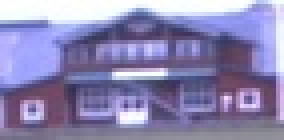
#> input picture NEW_Phenocam_Processing_PY_codes/pictures/Röbäcksdalen_matching3.jpg, 71 x 35 px, shrunk from 217 x 107 before the run, found by its file name (shown 4 times larger)
$ python phenocam_correction.py
#> lines starting #> are read from the running program, lines starting #| are printed output that depends on the picture; long printed decimals are rounded
# coding=utf-8


import numpy as np
from scipy.signal import fftconvolve
from PIL import Image
from PIL import ImageFile
ImageFile.LOAD_TRUNCATED_IMAGES = True
from cv2 import cv2
import matplotlib.pyplot as plt
import matplotlib.patches as patches

def main():

    #Loading image
    template = np.asarray(Image.open("NEW_Phenocam_Processing_PY_codes\pictures\Röbäcksdalen_matching3.jpg"))
#> template is the input picture: shape (35, 71, 3); mean R, G, B 140.5, 134.7, 178.4
    image = np.asarray(Image.open("NEW_Phenocam_Processing_PY_codes\pictures\Röbäcksdalen\SWE-RBD-RBD-AGR-P02_2019-04-17T1330.jpg"))
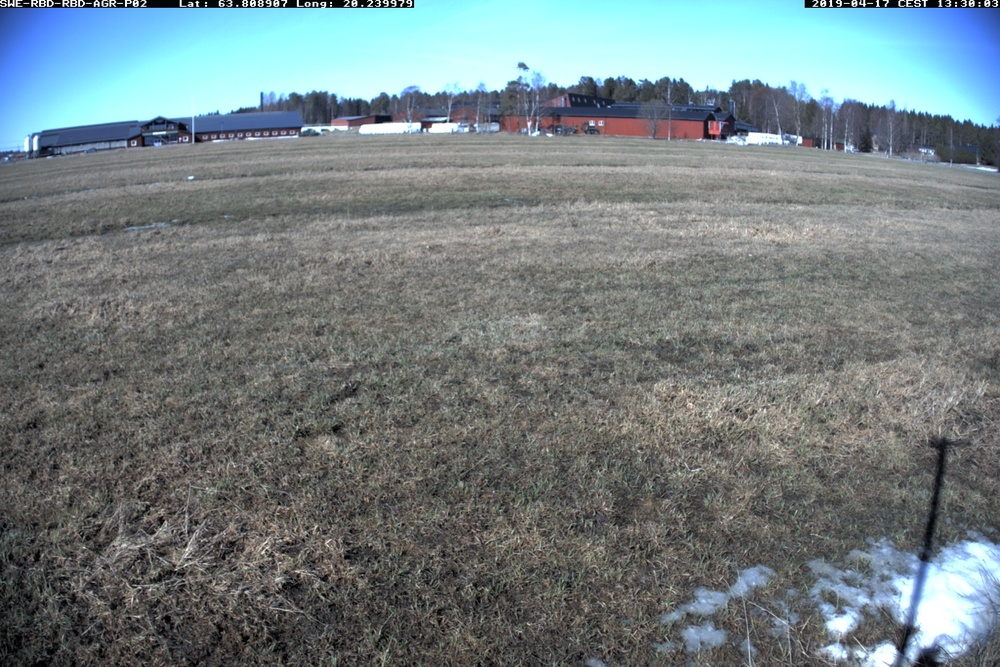
#> input picture NEW_Phenocam_Processing_PY_codes/pictures/Röbäcksdalen/SWE-RBD-RBD-AGR-P02_2019-04-17T1330.jpg, 1000 x 667 px, shrunk from 3072 x 2048 before the run, found by its file name
#> image is the input picture: shape (667, 1000, 3); mean R, G, B 115.4, 127.3, 129.7

    #Cheching variables
    print ("temp:",np.ndim(template), template.shape,"image:",np.ndim(image), image.shape)
#| temp: 3 (35, 71, 3) image: 3 (667, 1000, 3)
    temp_shape = [s for s in template.shape]
#> temp_shape = [35, 71, 3]
    temp_shape.pop(2)

    #Calculating cross-correlation
    c = normxcorr2(template,image)

    #Calculating max value and its index
    absC = np.absolute(c)
    imax = np.argmax(absC)
    c_max = np.amax(absC)

    #Extracting the shape of the correlation matrix
    shape = [c for c in c.shape]
    shape.pop(2)

    #Calculating linear indices to subscripts
    peak = ind2sub(shape, imax)

    #subscripts is the offset
    corr_offset = [peak[1], peak[0]]
    x1 = corr_offset[0]
    y1 = corr_offset[1]

    #Checking variables
    print ("shape c:",shape,"xy:", (x1,y1), "shape matching:",temp_shape, "peak:",peak, "imax:",imax, "c_max:", c_max)
    display(image, (x1,y1), temp_shape)


def normxcorr2(template, image, mode="valid"):
    """
    Input arrays should be floating point numbers.
    :param template: N-D array, of template or filter you are using for cross-correlation.
    Must be less or equal dimensions to image.
    Length of each dimension must be less than length of image.
    :param image: N-D array
    :param mode: Options, "full", "valid", "same"
    full (Default): The output of fftconvolve is the full discrete linear convolution of the inputs.
    Output size will be image size + 1/2 template size in each dimension.
    valid: The output consists only of those elements that do not rely on the zero-padding.
    same: The output is the same size as image, centered with respect to the ‘full’ output.
    :return: N-D array of same dimensions as image. Size depends on mode parameter.
    """
#> called with mode = 'valid'
    ########################################################################################
    # Author: Ujash Joshi, University of Toronto, 2017                                     #
    # Based on Octave implementation by: Benjamin Eltzner, 2014 <b.eltzner@gmx.de>         #
    # Octave/Matlab normxcorr2 implementation in python 3.5                                #
    # Details:                                                                             #
    # Normalized cross-correlation. Similiar results upto 3 significant digits.            #
    # https://github.com/Sabrewarrior/normxcorr2-python/master/norxcorr2.py                #
    # http://lordsabre.blogspot.ca/2017/09/matlab-normxcorr2-implemented-in-python.html    #
    ########################################################################################
    # If this happens, it is probably a mistake
    if np.ndim(template) > np.ndim(image) or \
            len([i for i in range(np.ndim(template)) if template.shape[i] > image.shape[i]]) > 0:
        print("normxcorr2: TEMPLATE larger than IMG. Arguments may be swapped.")

    template = template - np.mean(template)
    image = image - np.mean(image)

    a1 = np.ones(template.shape)
    # Faster to flip up down and left right then use fftconvolve instead of scipy's correlate
    ar = np.flipud(np.fliplr(template))
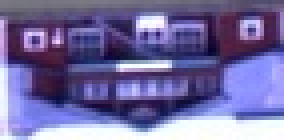
#> ar: shape (35, 71, 3) float64 (shown 4 times larger); mean of channels 0, 1, 2 -10.7, -16.5, 27.2; drawn with min black and max white
    out = fftconvolve(image, ar.conj(), mode=mode)
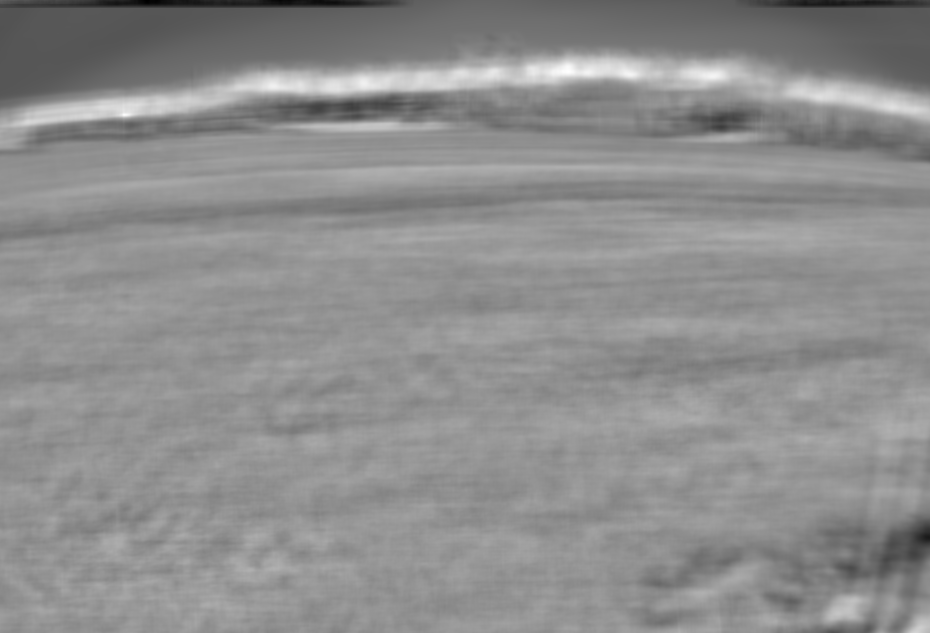
#> out: shape (633, 930, 1) float64; min -21733520.7, max 16451316.7, mean -460265.5; drawn with min black and max white

    image = fftconvolve(np.square(image), a1, mode=mode) - \
            np.square(fftconvolve(image, a1, mode=mode)) / (np.prod(template.shape))
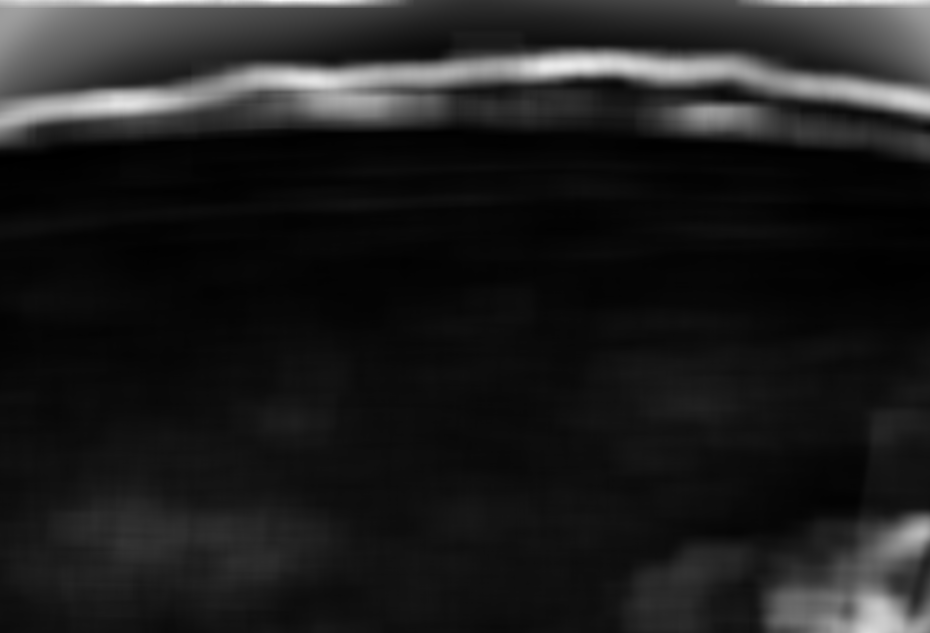
#> image: shape (633, 930, 1) float64; min 757420.7, max 58362930.9, mean 7671690.7; drawn with min black and max white

    # Remove small machine precision errors after subtraction
    image[np.where(image < 0)] = 0

    template = np.sum(np.square(template))
#> template = 25117064.1
    out = out / np.sqrt(image * template)
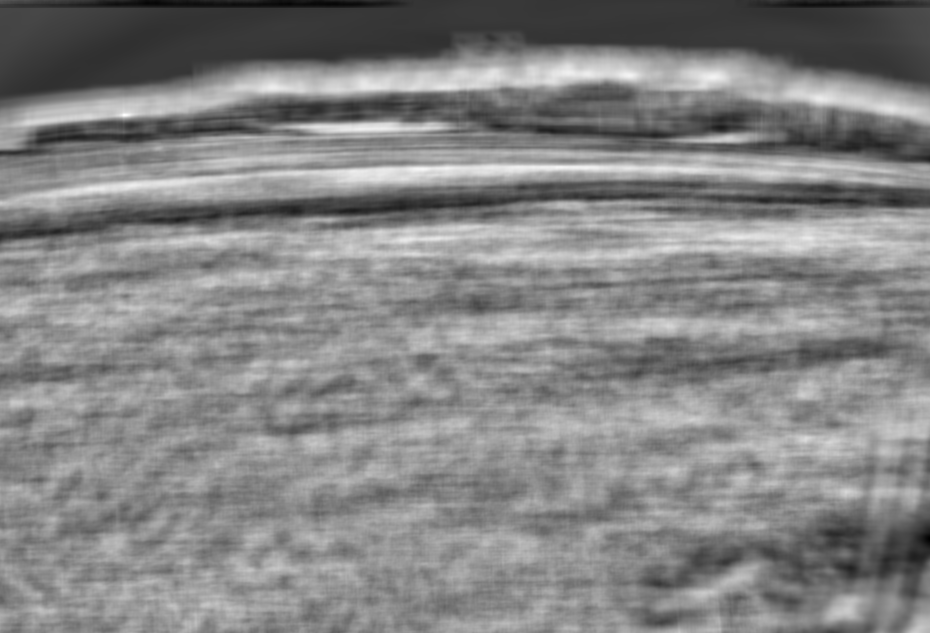
#> out: shape (633, 930, 1) float64; min -0.634, max 0.566, mean -0.0114; drawn with min black and max white
#> in main, `absC = np.absolute(c)`:
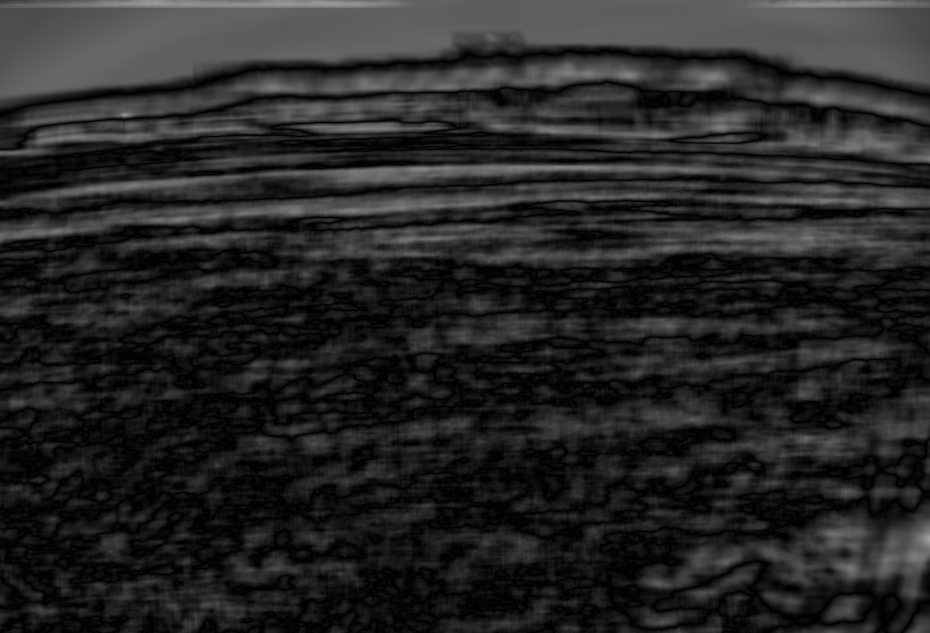
#> absC: shape (633, 930, 1) float64; min 2.87e-09, max 0.634, mean 0.15
#> in main, `imax = np.argmax(absC)`: imax = 501269
#> in main, `c_max = np.amax(absC)`: c_max = 0.634
#> in main, `shape = [c for c in c.shape]`: shape = [633, 930, 1]

    # Remove any divisions by 0 or very close to 0
    out[np.where(np.logical_not(np.isfinite(out)))] = 0

    return out

def ind2sub(array_shape, ind):
    # Gives repeated indices, replicates matlabs ind2sub
#> called with ind = 501269
    rows = (ind.astype("int32") // array_shape[1])
#> rows = 538
    cols = (ind.astype("int32") % array_shape[1])
#> cols = 929
#> in main, `peak = ind2sub(shape, imax)`: peak = (538, 929)
#> in main, `corr_offset = [peak[1], peak[0]]`: corr_offset = [929, 538]
#> in main, `x1 = corr_offset[0]`: x1 = 929
#> in main, `y1 = corr_offset[1]`: y1 = 538
#| shape c: [633, 930] xy: (929, 538) shape matching: [35, 71] peak: (538, 929) imax: 501269 c_max: 0.634
    return (rows, cols)

def display(image, position, size):
#> called with position = (929, 538)
    im = np.array(image, dtype=np.uint8)

    # Create figure and axes
    fig,ax = plt.subplots(1)

    # Display the image
    ax.imshow(im)

    # Create a Rectangle patch
    rect = patches.Rectangle(position,size[1],size[0],linewidth=1,edgecolor='r',facecolor='none')

    # Add the patch to the Axes
    ax.add_patch(rect)

    plt.show()
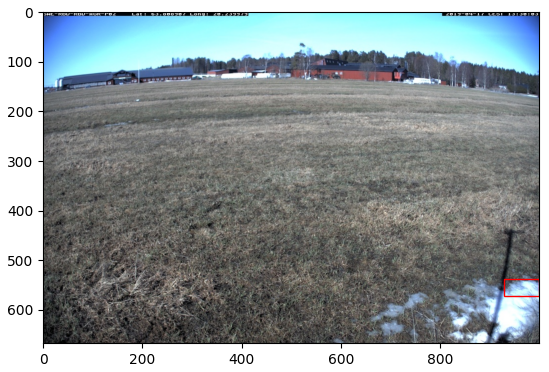
#> figure drawn by matplotlib, 1 panel


if __name__ == '__main__':
    main()
